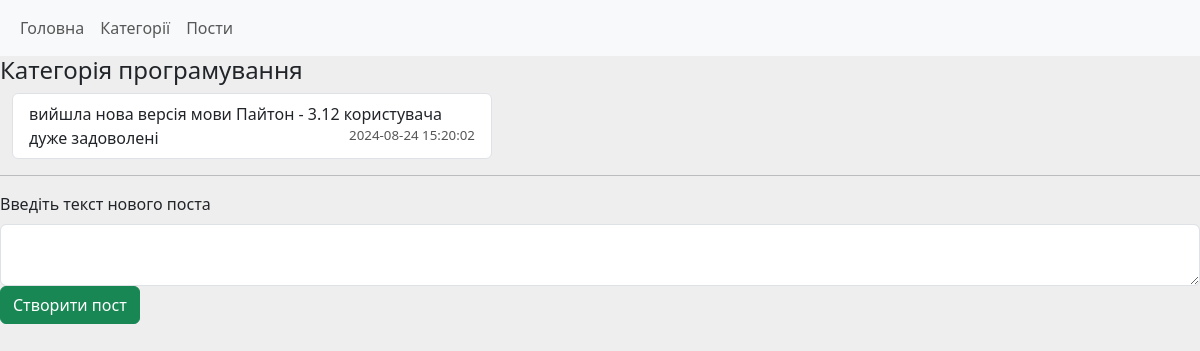
The page /post/category/1 on the database its author committed.
### tables this page shows
CREATE TABLE category (
	id INTEGER PRIMARY KEY AUTOINCREMENT,
	name TEXT
);

CREATE TABLE post (
	id INTEGER PRIMARY KEY AUTOINCREMENT,
	category_id INTEGER NOT NULL,
	text TEXT,
	datetime DATETIME NOT NULL DEFAULT CURRENT_TIMESTAMP,
	
	FOREIGN KEY (category_id) REFERENCES category(id) 
);

### main.py (the view)
@app.route('/post/category/<id>', methods=["GET", "POST"])
def all_posts_in_category(id):
    if request.method == "POST":
        post_text = request.form.get("text")
        if len(post_text) > 0:
            db.addPost(id, post_text)
            return redirect(f'/post/category/{id}')
    return render_template("posts_in_category.html",
                           posts_list=db.getPostsInCategory(id),
                           category_name = db.getCategoryById(id)[0]
                           )

### db.py (called while the page is built)
def open():
    global conn, cursor
    conn = sqlite3.connect(db_name)
    cursor = conn.cursor()

def close():
    cursor.close()
    conn.close()

def getPostsInCategory(id):
    open()
    cursor.execute( "SELECT * FROM post WHERE category_id == ?", [id] )
    result = cursor.fetchall()
    close()
    return result

def getCategoryById(id):
    open()
    cursor.execute( "SELECT name FROM category WHERE id == ?", [id] )
    result = cursor.fetchone()
    close()
    return result

### templates/posts_in_category.html
{% extends 'base.html' %}
{% block content %}
<h4>Категорія {{ category_name }}</h4>
<div class="posts-list">
    <ul class="list-group">
        {% for post in posts_list  %}
            <li class="list-group-item">
                {{ post[2] }}
                <span class="date"> {{ post[3] }} </span>
            </li>
        {% endfor %}
    </ul>
</div>
<hr>
<div class="mb-3">
    <form method="post" >
        <label for="text" class="form-label" >Введіть текст нового поста</label>
        <textarea type="text" name="text" id="text" class="form-control"> </textarea>
        <input type="submit" value="Створити пост" class="btn btn-success">
    </form>
</div>
{% endblock %}

### static/style.css (style rules this page uses)
body { background: #eee; }
.posts-list { margin-left: 1%; width: 40%; }
.date { font-size: smaller; color: #555; float: right; }

### rows shown on the page
category: name "програмування"
post: text "вийшла нова версія мови Пайтон - 3.12 користувача дуже задоволені", datetime "2024-08-24 15:20:02"
